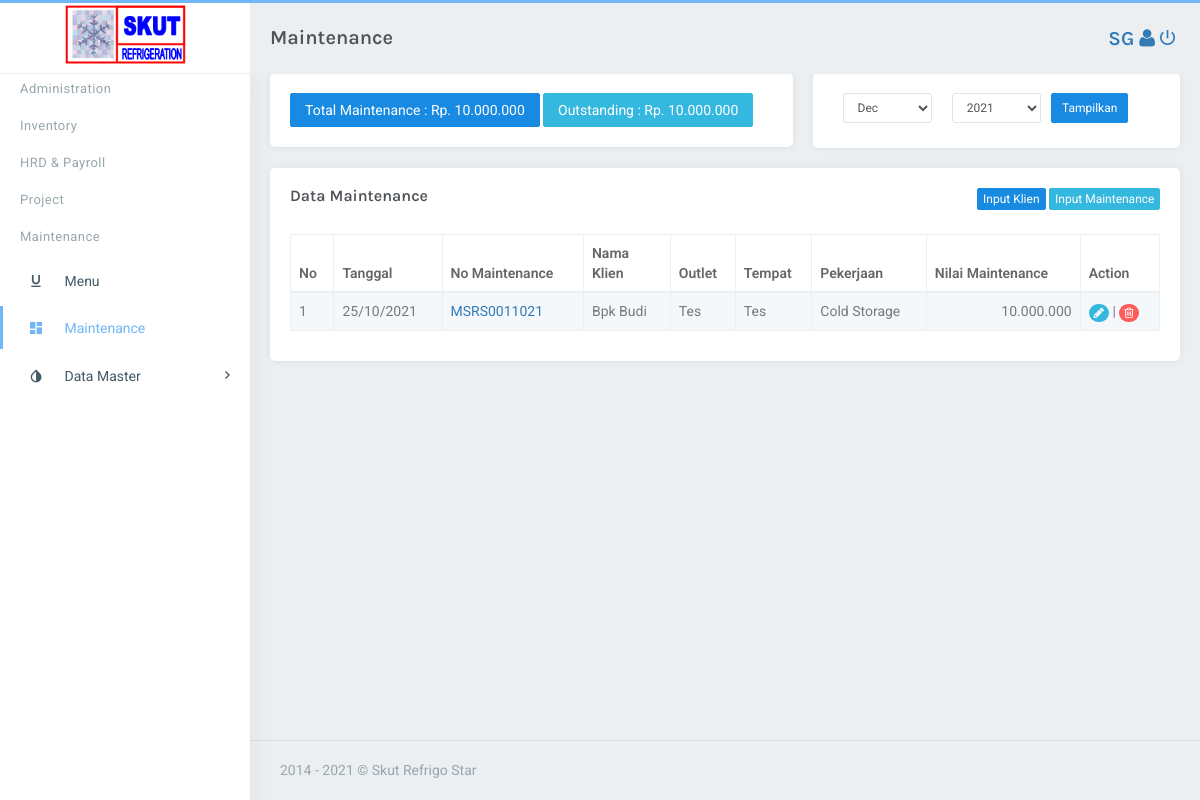
Page /maintenance/index.php (signed in) on the committed database.
### tables this page shows
CREATE TABLE `maintenance` (
  `id` int(11) NOT NULL,
  `tanggalpro` date NOT NULL,
  `tanggalpjt` date DEFAULT NULL,
  `noproposal` varchar(50) NOT NULL,
  `noproyek` varchar(50) DEFAULT NULL,
  `namaklien` varchar(50) DEFAULT NULL,
  `outlet` varchar(255) DEFAULT NULL,
  `tempat` varchar(50) DEFAULT NULL,
  `pekerjaan` varchar(255) DEFAULT NULL,
  `nilaiproyek` varchar(50) DEFAULT NULL,
  `keterangan` varchar(255) DEFAULT NULL,
  `status` int(11) NOT NULL,
  `diskon` int(11) NOT NULL
);

CREATE TABLE `klien` (
  `id` int(11) NOT NULL,
  `kodeklien` varchar(50) DEFAULT NULL,
  `namaklien` varchar(50) DEFAULT NULL,
  `nama` varchar(50) DEFAULT NULL,
  `alamat` varchar(50) DEFAULT NULL,
  `nohp` varchar(50) DEFAULT NULL,
  `bank` varchar(50) DEFAULT NULL,
  `norek` varchar(50) DEFAULT NULL
);

### include/fungsi.php (called while the page is built, shortened)
<?php
$conn = mysqli_connect('localhost', 'root', '', 'skutrs_srs');
function query($query)
{
    global $conn;
    $result = mysqli_query($conn, $query);
    $rows = [];
    while ($row = mysqli_fetch_assoc($result)) {
        $rows[] = $row;
    }
    return $rows;
}

### controller/c_maintenance.php (called while the page is built, shortened)
<?php
if( isset($_POST["tp"]) ) {
    $tampilkanbulan = $_POST["bulan"];
    $tahun = $_POST["tahun"];
    $proyek = query("SELECT * FROM maintenance WHERE noproyek != '' AND month(tanggalpjt) ='$tampilkanbulan' AND year(tanggalpjt) ='$tahun' ORDER BY id DESC");
    $jumlahi = "SELECT SUM(nilaiproyek) AS total_i FROM maintenance WHERE noproyek != '' AND month(tanggalpjt) ='$tampilkanbulan' AND year(tanggalpjt) ='$tahun' ";
    $hasili = mysqli_query($conn, $jumlahi) ;
    $inp = mysqli_fetch_array($hasili);
    $totali = $inp['total_i'];
}else{
    $proyek = query("SELECT * FROM maintenance WHERE noproyek != '' ORDER BY id DESC");
    $jumlahi = "SELECT SUM(nilaiproyek) AS total_i FROM maintenance   ";
    $hasili = mysqli_query($conn, $jumlahi) ;
    $inp = mysqli_fetch_array($hasili);
    $totali = $inp['total_i'];
    $jumlahot = "SELECT SUM(input) AS total_ot FROM pembayaran WHERE kodekas ='KBMM'";
    $hasilot = mysqli_query($conn, $jumlahot) ;
    $inpot = mysqli_fetch_array($hasilot);
    $totalot = $totali-$inpot['total_ot'];
}

### include/fungsi_rupiah.php (called while the page is built, shortened)
<?php
function format_rupiah($angka){
  $rupiah=number_format($angka,0,',','.');
  return $rupiah;
}
?>

### maintenance/index.php (the view, shortened to what this page needs)
<?php
require '../include/fungsi.php';
require '../include/header.php';
require '../include/fungsi_rupiah.php';
require '../controller/c_maintenance.php';
$juhal = "Maintenance";
?>
<body class="fixed-left">
    <div id="wrapper">
        <?php require '../include/topbar.php';?>
        <?php require '../include/sidebar.php';?>
        <div class="content-page">
            <div class="content">
                <div class="container">
                    <div class="row">
                        <div class="col-lg-7">
                            <div class="card-box">
                                <div class="dropdown pull-centre">
                                    <button class="btn btn-primary waves-effect waves-light" data-toggle="modal"
                                        data-target="#input-close-modal">Total <?= $juhal  ?> : Rp.
                                        <?= format_rupiah($totali); ?>
                                    </button>
                                    <button class="btn btn-info waves-effect waves-light" data-toggle="modal"
                                        data-target="#output-close-modal">
                                        Outstanding : Rp. <?= format_rupiah($totalot); ?></button>
                                </div>
                            </div>
                        </div>
                        <div class="col-lg-5">
                            <div class="card-box">
                                <form method="post" action="">
                                    <?php require '../include/tgltahun.php';?>
                                </form>
                            </div>
                        </div>
                    </div>
                    <div class="row">
                        <div class="col-sm-12">
                            <div class="card-box table-responsive">
                                <div class="dropdown pull-right">
                                    <button class="btn btn-primary waves-effect waves-light btn-xs m-b-5"
                                        data-toggle="modal" data-target="#modalklien">Input Klien</button>
                                    <button class="btn btn-info waves-effect waves-light btn-xs m-b-5"
                                        data-toggle="modal" data-target="#modalproyek">Input <?= $juhal  ?></button>
                                </div>
                                <h4 class="header-title m-t-0 m-b-30">Data <?= $juhal  ?></h4>
                                <table id="datatable" class="table table-striped table-bordered">
                                    <thead>
                                        <tr>
                                            <th>No</th>
                                            <th>Tanggal</th>
                                            <th>No <?= $juhal  ?></th>
                                            <th>Nama Klien</th>
                                            <th>Outlet</th>
                                            <th>Tempat</th>
                                            <th>Pekerjaan</th>
                                            <th>Nilai <?= $juhal  ?></th>
                                            <th>Action</th>
                                        </tr>
                                    </thead>
                                    <tbody>
                                        <?php $i = 1; ?>
                                        <?php foreach ($proyek as $row ) : ?>
                                        <tr>
                                            <td width="5%"><?= $i ?></td>
                                            <td>
                                                <?php
                                                        $t = $row['tanggalpjt'];
                                                        $ta = substr($t,8,2);
                                                        $bu = "/".substr($t,5,2)."/";
                                                        $tah = substr($t,0,4);
                                                        echo $ta.$bu.$tah ;
                                                    ?>
                                            </td>
                                            <td class="text-success">
                                                <a href="detailmaintenance.php?kp=<?= $row['noproyek']?>"
                                                    target="_blank"><?php echo substr($row['noproyek'],0,7)?><?php echo substr($row['noproyek'],7,2)?><?php echo substr($row['noproyek'],9,2)?></a>
                                            </td>
                                            <td width="10%" ;>
                                                <?php
$kodeklien = $row["namaklien"];
$ka = "SELECT * FROM klien WHERE kodeklien ='$kodeklien'";
$hasilka = mysqli_query($conn, $ka);
$tampil = mysqli_fetch_array($hasilka);
$tampilkode = $tampil['namaklien'];
echo ucwords($tampilkode);
?>
                                            </td>
                                            <td><?= $row['outlet'] ?></td>
                                            <td><?= $row['tempat'] ?></td>
                                            <td>
                                                <?php if ($row['pekerjaan']!=""): ?>
                                                <?php
                                                            if ($row['pekerjaan']=='1') {
                                                                echo "Cold Storage" ;
                                                            }elseif ($row['pekerjaan']=='2') {
                                                                echo "Konstruksi";
                                                            }elseif ($row['pekerjaan']=='3') {
                                                                echo "Listrik";
                                                            }elseif ($row['pekerjaan']=='4') {
                                                                echo "Unit";
                                                            }else{
                                                                echo "AC";
                                                            }
                                                        ?>
                                                <?php endif ; ?>
                                            </td>
                                            <td align="right"><?= format_rupiah($row['nilaiproyek']) ?></td>
                                            <td>
                                                <a href="detailmaintenance.php?kp=<?= $row['noproyek']?>"
                                                    target="_blank" class="on-default edit-row badge badge-info"><i
                                                        class="fa fa-pencil"></i></a> |
                                                <a
                                                    class="on-default remove-row badge badge-danger tombol-deletemaintenance"><i
                                                        class="fa fa-trash-o"></i></a>
                                            </td>
                                        </tr>
                                        <?php $i++; ?>
                                        <?php endforeach; ?>
                                    </tbody>
                                </table>
                            </div>
                        </div>
                    </div>
                </div>
            </div>
            <?php require '../include/footer.php';?>
        </div>
    </div>
</body>
</html>

### include/topbar.php (shortened to what this page needs)
<div class="topbar">
    <div class="topbar-left">
        <img src="../assets/images/logoskut.png" width="50%">
    </div>
    <div class="navbar navbar-default" role="navigation">
        <div class="container">
            <ul class="nav navbar-nav navbar-left">
                <li>
                    <h4 class="page-title"><?= $juhal  ?></h4>
                </li>
            </ul>
            <ul class="nav navbar-nav navbar-right">
                <li>
                    <div class="page-title">
                        <ul class="list-inline m-b-0">
                            <li>
                                <h5 class="page-title"><a href=""><?= strtoupper($username); ?> </a> </h5>
                            </li>
                        </ul>
                    </div>
                </li>
                <li>
                    <div class="page-title">
                        <ul class="list-inline m-b-0">
                            <li>
                                <a href=""><i class="fa fa-user"></i></a>
                            </li>
                        </ul>
                    </div>
                </li>
                <li>
                    <div class="page-title">
                        <ul class="list-inline m-b-0">
                            <li>
                                <a href="../utem"><i class="zmdi zmdi-power"></i></a>
                            </li>
                        </ul>
                    </div>
                </li>
            </ul>
        </div>
    </div>
</div>

### assets/css/core.css (style rules this page uses)
body { background: #ebeff2; font-family: 'Roboto', sans-serif; margin: 0; padding-bottom: 60px; overflow-x: hidden; color: #797979; }
html { position: relative; min-height: 100%; background: #ebeff2; }
h1, h2, h3, h4, h5, h6 { color: #505458; font-family: 'Karla', sans-serif; margin: 10px 0; }
h4 { line-height: 22px; }
h5 { font-size: 15px; }
* { outline: none !important; }
.container { width: auto; }
#wrapper { height: 100%; overflow: hidden; width: 100%; }
.page-title { font-size: 20px; font-weight: 600; margin-bottom: 0px; margin-top: 0px; line-height: 70px; }
.header-title { font-size: 16px; font-weight: 600; line-height: 16px; margin-bottom: 8px; }
.m-t-0 { margin-top: 0px !important; }
.m-b-0 { margin-bottom: 0px !important; }
.m-b-5 { margin-bottom: 5px !important; }
.m-b-30 { margin-bottom: 30px !important; }
.card-box { padding: 20px; box-shadow: 0 0px 8px 0 rgba(0, 0, 0, 0.06), 0 1px 0px 0 rgba(0, 0, 0, 0.02); -webkit-border-radius: 5px; border-radius: 5px; -moz-border-radius: 5px; background-clip: padding-box; margin-bottom: 20px; background-color: #ffffff; }
.row { margin-right: -10px; margin-left: -10px; }
.col-lg-1, .col-lg-10, .col-lg-11, .col-lg-12, .col-lg-2, .col-lg-3, .col-lg-4, .col-lg-5, .col-lg-6, .col-lg-7, .col-lg-8, .col-lg-9, .col-md-1, .col-md-10, .col-md-11, .col-md-12, .col-md-2, .col-md-3, .col-md-4, .col-md-5, .col-md-6, .col-md-7, .col-md-8, .col-md-9, .col-sm-1, .col-sm-10, .col-sm-11, .col-sm-12, .col-sm-2, .col-sm-3, .col-sm-4, .col-sm-5, .col-sm-6, .col-sm-7, .col-sm-8, .col-sm-9, .col-xs-1, .col-xs-10, .col-xs-11, .col-xs-12, .col-xs-2, .col-xs-3, .col-xs-4, .col-xs-5, .col-xs-6, .col-xs-7, .col-xs-8, .col-xs-9 { padding-left: 10px; padding-right: 10px; }
.text-success { color: #10c469 !important; }
.badge { text-transform: uppercase; font-weight: 500; padding: 3px 5px; font-size: 12px; margin-top: 1px; background-color: #71b6f9; }
.badge-info { background-color: #35b8e0; }
.badge-danger { background-color: #ff5b5b; }
.waves-effect { position: relative; cursor: pointer; display: inline-block; overflow: hidden; -webkit-user-select: none; -moz-user-select: none; -ms-user-select: none; user-select: none; -webkit-tap-highlight-color: transparent; vertical-align: middle; z-index: 1; will-change: opacity, transform; -webkit-transition: all 0.3s ease-out; -moz-transition: all 0.3s ease-out; -o-transition: all 0.3s ease-out; -ms-transition: all 0.3s ease-out; transition: all 0.3s ease-out; }

### assets/css/components.css (style rules this page uses)
.btn { border-radius: 2px; padding: 6px 14px; }
.btn-group-xs > .btn, .btn-xs { padding: 1px 5px !important; }
.btn-custom, .btn-primary, .btn-success, .btn-info, .btn-warning, .btn-danger, .btn-inverse, .btn-purple, .btn-pink { color: #ffffff !important; }
.btn-primary { background-color: #188ae2 !important; border: 1px solid #188ae2 !important; }
.btn-info { background-color: #35b8e0 !important; border: 1px solid #35b8e0 !important; }
.table { margin-bottom: 10px; }
.table-striped > tbody > tr:nth-of-type(odd), .table-hover > tbody > tr:hover, .table > thead > tr > td.active, .table > tbody > tr > td.active, .table > tfoot > tr > td.active, .table > thead > tr > th.active, .table > tbody > tr > th.active, .table > tfoot > tr > th.active, .table > thead > tr.active > td, .table > tbody > tr.active > td, .table > tfoot > tr.active > td, .table > thead > tr.active > th, .table > tbody > tr.active > th, .table > tfoot > tr.active > th { background-color: #f4f8fb !important; }
.table > thead > tr > th, .table > tbody > tr > th, .table > tfoot > tr > th, .table > thead > tr > td, .table > tbody > tr > td, .table > tfoot > tr > td, .table > thead > tr > th, .table-bordered { border-top: 1px solid #ebeff2; }
.table-bordered > thead > tr > th, .table-bordered > tbody > tr > th, .table-bordered > tfoot > tr > th, .table-bordered > thead > tr > td, .table-bordered > tbody > tr > td, .table-bordered > tfoot > tr > td { border: 1px solid #ebeff2; }
.table > thead > tr > th { vertical-align: bottom; border-bottom: 2px solid #ebeff2; }
tbody { color: #797979; }
th { color: #666666; font-weight: 600; }
.table-bordered { border: 1px solid #ebeff2; }
#datatable td { font-weight: normal; }

### rows in the picture
maintenance: tanggalpjt "25", tanggalpjt "/10/", tanggalpjt "2021", noproyek "MSRS001", noproyek "10", noproyek "21", klien.namaklien "Bpk Budi", outlet "Tes", tempat "Tes", pekerjaan "Cold Storage", nilaiproyek "10.000.000"

### other values in the picture
$juhal "Maintenance"
$username "SG"
$bagian "Maintenance"
format_rupiah($totali) "10.000.000"
format_rupiah($totalot) "10.000.000"
form field bulan "Dec"
form field tahun "2021"
